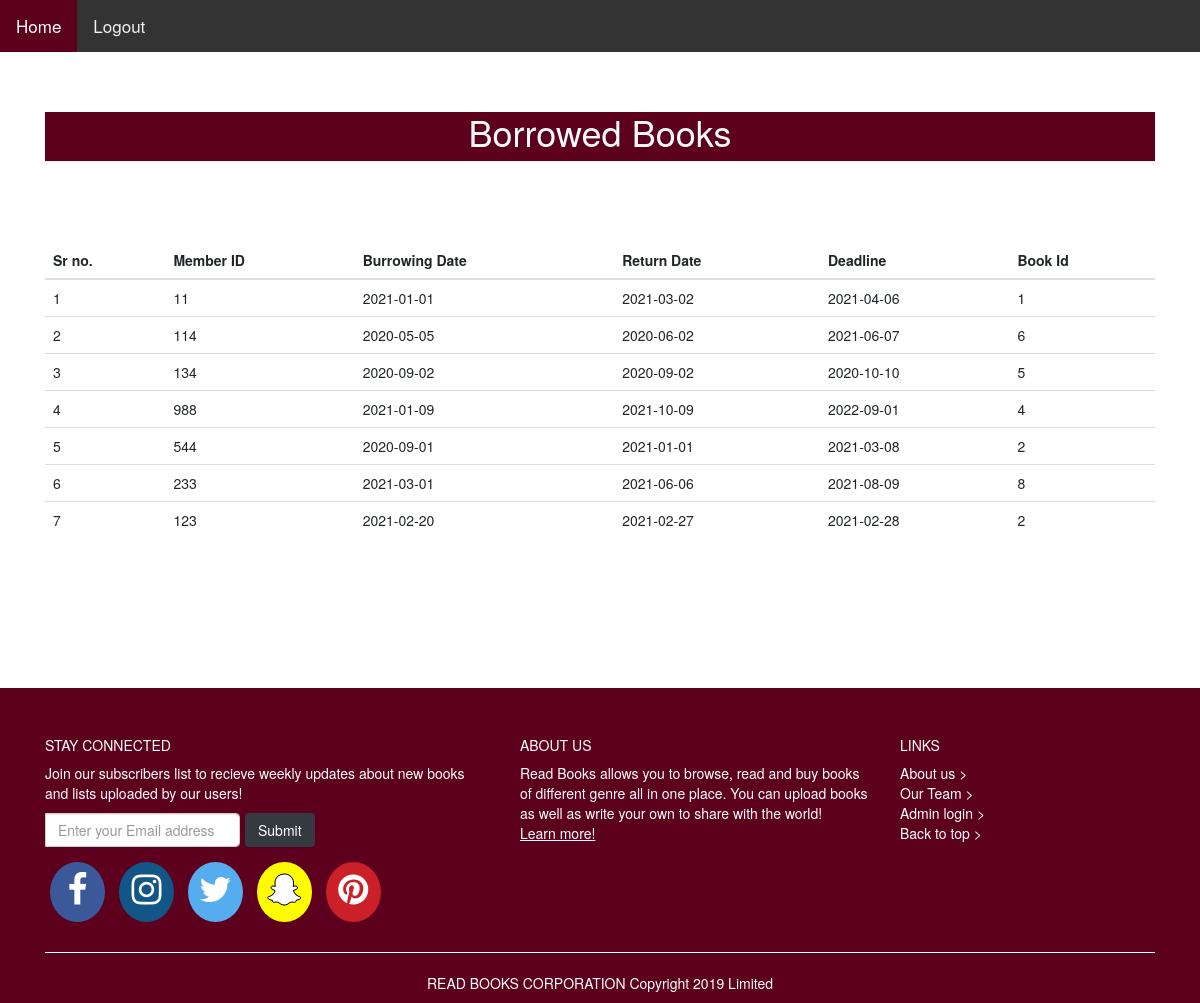
Page /LibrarySystem/borrowedbooks.php (signed in) on the committed database.
### tables this page shows
CREATE TABLE `borrowed_by` (
  `borrowing_date` date DEFAULT NULL,
  `return_date` date DEFAULT NULL,
  `dead_line` date DEFAULT NULL,
  `member_id` int NOT NULL,
  `b_isbn` int NOT NULL,
  `s_id` int NOT NULL,
  `id` int NOT NULL AUTO_INCREMENT,
  PRIMARY KEY (`id`)
);

### LibrarySystem/borrowedbooks.php (the view, shortened to what this page needs)
<!DOCTYPE html>
<html>
<head>
</head>
<body>
</html><?php
include 'connection.php';
?>
<?php
include 'header.php';
?>
  <div class="container"><br>
<h1 class="page-header text-center  text-light" style="background-color: #5D001E;">Borrowed Books</h1><br><br><br>
    <div class="row-justify-content-center">
  <table class="table">
  <thead>
    <tr>
    <th scope="col">Sr no.</th>
      <th scope="col">Member ID</th>
      <th colspan="col">Burrowing Date</th>
      <th scope="col">Return Date</th>
      <th scope="col">Deadline</th>
      <th scope="col">Book Id</th>
      </tr>
  </thead>
  <?php
    $con = new PDO("mysql:host={$host};port={$port};dbname={$dbname}", $user, $password);
    $sql = "SELECT borrowing_date,return_date,dead_line,member_id,b_isbn FROM borrowed_by";
    $stmt= $con->prepare($sql);
    $stmt->execute();
    $i = 1;
    while($row = $stmt->fetch(PDO::FETCH_NUM))
    {
      ?>
      <tr>
      <td> <?php   echo $i; ?> </td>
      <td> <?php   echo $row[3]; ?> </td>
      <td> <?php   echo $row[0]; ?> </td>
      <td> <?php   echo $row[1]; ?> </td>
      <td> <?php   echo $row[2]; ?> </td>
      <td> <?php   echo $row[4]; ?> </td>
    </tr>
<?php
    $i = $i+1;
  }?>
</table><br><br>
</div>
</div>
<?php
include 'firstfooter.php';
?>

### LibrarySystem/header.php (style rules this page uses)
body { background-repeat: no-repeat; background-position: right top; background-attachment: scroll; background-size: 3000px 3000px; background: white; }

### rows in the picture
borrowed_by: member "11", borrowing_date "2021-01-01", return_date "2021-03-02", dead_line "2021-04-06", b_isbn "1"
borrowed_by: member "114", borrowing_date "2020-05-05", return_date "2020-06-02", dead_line "2021-06-07", b_isbn "6"
borrowed_by: member "134", borrowing_date "2020-09-02", return_date "2020-09-02", dead_line "2020-10-10", b_isbn "5"
borrowed_by: member "988", borrowing_date "2021-01-09", return_date "2021-10-09", dead_line "2022-09-01", b_isbn "4"
borrowed_by: member "544", borrowing_date "2020-09-01", return_date "2021-01-01", dead_line "2021-03-08", b_isbn "2"
borrowed_by: member "233", borrowing_date "2021-03-01", return_date "2021-06-06", dead_line "2021-08-09", b_isbn "8"
borrowed_by: member "123", borrowing_date "2021-02-20", return_date "2021-02-27", dead_line "2021-02-28", b_isbn "2"
